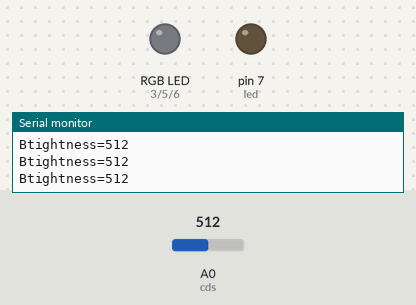
The sketch below on a simulated Arduino Uno, built with avr-gcc and run on an emulated ATmega328P. Shown: an RGB LED mixed from three pins (HIGH = lit), output pins drawn as LEDs (lit = HIGH), the last lines printed to the serial monitor. The test bench sets the inputs (shaded band); at power-on: A0 (cds) = 512.

Above: at 1.2 s.
1.3 s: A0 (cds) set to 111
4.3 s: A0 (cds) set to 92
At 5.68 s:
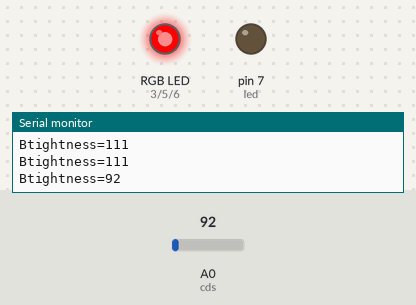
At 8.38 s:
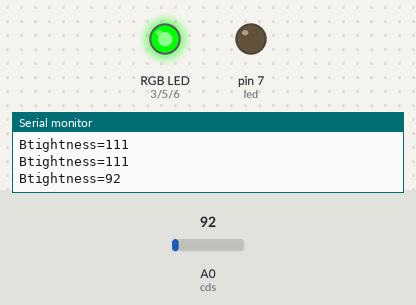
10.3 s: A0 (cds) set to 1023
At 10.79 s:
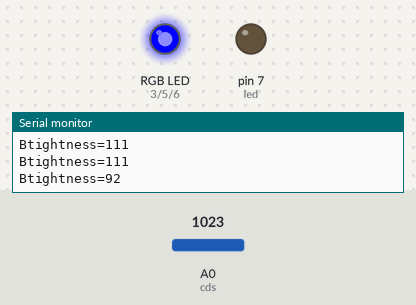
Timing chart, 0 to 13.5 s (numbered marks = the images above; inputs shaded):
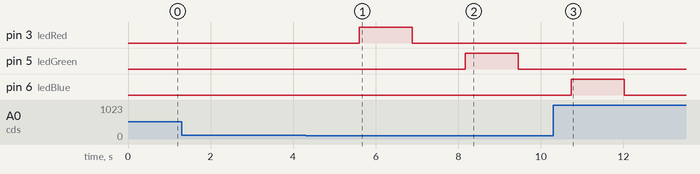

The sketch:

ex07_nightlight.ino
```cpp
const byte led = 7;
const byte button = 4;
const byte ledRed = 3;
const byte ledGreen = 5;
const byte ledBlue = 6;
const byte cds = 0; //Photoresistor

void setup() {
  pinMode(led, OUTPUT);
  pinMode(button, INPUT_PULLUP);
  pinMode(ledRed, OUTPUT);
  pinMode(ledBlue, OUTPUT);
  pinMode(ledGreen, OUTPUT);
  pinMode(cds, INPUT);

  Serial.begin(9600);
}

void loop() {
  int brightness = analogRead(cds);
  Serial.print("Btightness=");
  Serial.println(brightness);
  if (brightness < 100){
     breathingLight(ledRed);
     breathingLight(ledGreen);
     breathingLight(ledBlue);
  }

  //btnPress();
  //breathingLight(ledRed);
  //breathingLight(ledGreen);
  //breathingLight(ledBlue);
}

void breathingLight(byte ledColor){
  for(int i=0; i<=255; i++){
    analogWrite(ledColor, i);
    delay(5);
  }
  for(int i = 255; i>=0; i--){
    analogWrite(ledColor, i);
    delay(5);
  }
}

void btnPress(){
  if(digitalRead(button) == LOW){
    digitalWrite(led, HIGH);
  }else{
    digitalWrite(led, LOW);
  }
}
```

Measured:
- the behaviour switches between 100 and 99 on A0 (cds) (found by bisection; images 0 and 1)
- after the input at 4.3 s, pin 3 (ledRed): LOW → HIGH after 1.3 s, → LOW 1.3 s later; pin 5 (ledGreen): LOW → HIGH after 3.9 s, → LOW 1.3 s later
- after the input at 10.3 s, pin 3 (ledRed): stays LOW (without the input it goes to HIGH after 3.0 s); pin 5 (ledGreen): stays LOW (without the input it goes to HIGH after 5.6 s)
